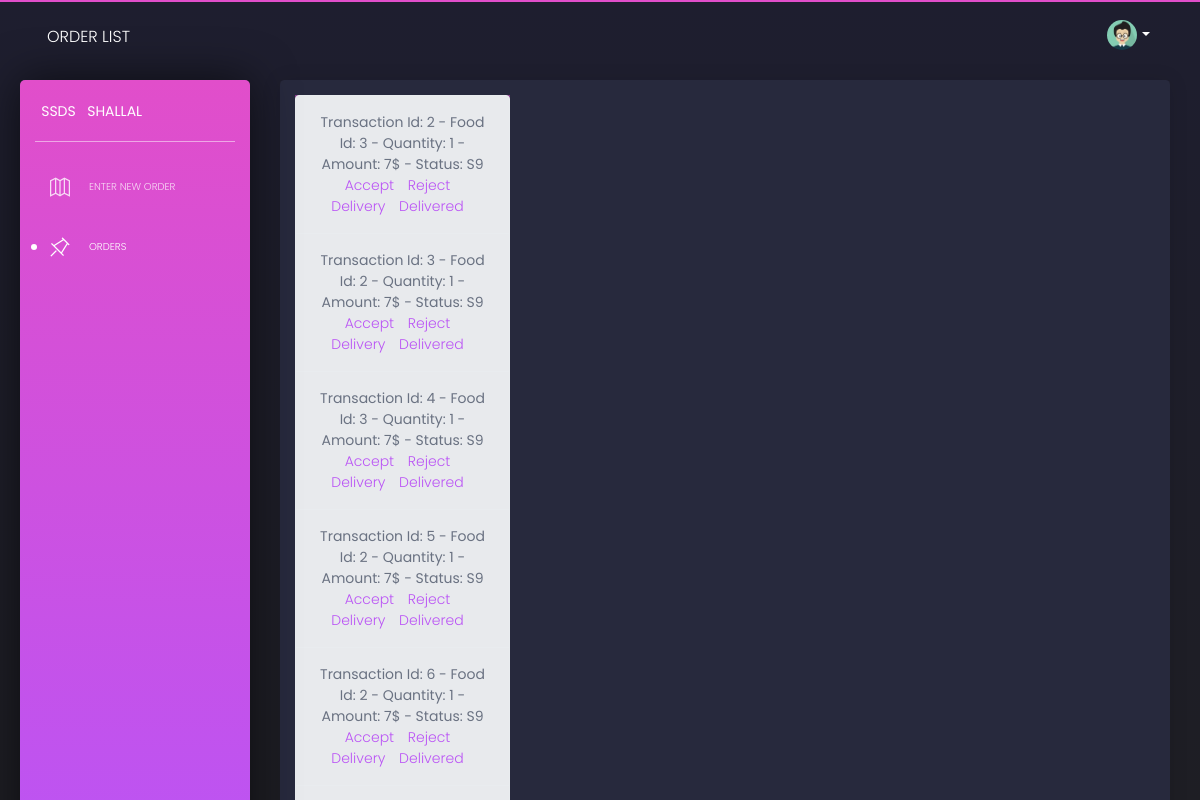
Screenshot of /cashier/orderList with the database file from the repository.
### database_setup.py (models this page shows)
class CustomerOrder(Base):
    __tablename__='customer_order'
    tid=Column(Integer,nullable=False,primary_key=True)
    fid=Column(Integer, ForeignKey("fooditem.fid"),nullable=False)
    qty=Column(Integer,nullable=False)
    amt=Column(Integer,nullable=False)
    stsid=Column(String(10), ForeignKey("status.stsid"),nullable=False)

### ssds.py (the view)
@app.route('/cashier/orderList',methods=['GET'])
def orderlist():
    orders=session.query(CustomerOrder).all()
    return render_template('orderList.html',customerOrders=orders)

### templates/orderList.html (shortened to what this page needs)
<html lang="en" class="perfect-scrollbar-on"><head>
  <link href="https://use.fontawesome.com/releases/v5.0.6/css/all.css" rel="stylesheet">
  <link href="/static/assets/css/nucleo-icons.css" rel="stylesheet">
  <link href="/static/assets/css/black-dashboard.css" rel="stylesheet">
  <link href="/static/assets/demo/demo.css" rel="stylesheet">
</head>
<body class="" cz-shortcut-listen="true">
  <div class="wrapper">
    <div class="sidebar">
      <div class="sidebar-wrapper ps">
        <div class="logo">
          <a href="javascript:void(0)" class="simple-text logo-mini">
            SSDS
          </a>
          <a href="javascript:void(0)" class="simple-text logo-normal">
            Shallal
          </a>
        </div>
        <ul class="nav">
            <li >
              <a href="/cashier/newOrder">
                <i class="tim-icons icon-map-big
  "></i>
                <p>Enter New Order</p>
              </a>
            </li>
            <li class="active">
              <a href="/cashier/orderList">
              <i class="tim-icons icon-pin"></i>
              <p>Orders</p>
            </a>
            </li>
          </ul>
      </div>
    </div>
    <div class="main-panel ps ps--active-y">
      <nav class="navbar navbar-expand-lg navbar-absolute navbar-transparent">
        <div class="container-fluid">
          <div class="navbar-wrapper">
            <a class="navbar-brand" href="javascript:void(0)">Order List</a>
          </div>
          <div class="collapse navbar-collapse" id="navigation">
            <ul class="navbar-nav ml-auto">
              <li class="dropdown nav-item">
                <a href="#" class="dropdown-toggle nav-link" data-toggle="dropdown">
                  <div class="photo">
                    <img src="/static/assets/img/anime3.png" alt="Profile Photo">
                  </div>
                  <b class="caret d-none d-lg-block d-xl-block"></b>
                </a>
              </li>
            </ul>
          </div>
        </div>
      </nav>
      <div class="content">
          <div class="card">
              <div class="card-body">
                  <div class="column">
                      <div class="col-3">
                        <div class="list-group row">
                          {% for order in customerOrders %}
                          <div class="list-group-item list-group-item-action list-group-item-light text-center" style="width:1000px padding-right:20px">
                            Transaction Id: {{order.tid}} -  Food Id: {{order.fid}} - Quantity: {{order.qty}} - Amount: {{order.amt}}$ - Status: {{order.stsid}}
                              <br>
                              <a style="padding-right:10px" href="{{url_for('acceptOrder',tid=order.tid)}}" name ="order" value="accept" formmethod="post">Accept</a>
                               <a style="padding-right:10px" href="{{url_for('rejectOrder',tid= order.tid)}}" name ="order" value="reject" formmethod="post">Reject</a>
                               <a style="padding-right:10px" href="{{url_for('deliveryOrder',tid= order.tid)}}" name ="order" value="delivery" formmethod="post">Delivery</a>
                               <a style="padding-right:10px" href="{{url_for('deliveredOrder',tid= order.tid)}}" name ="order" value="delivered" formmethod="post">Delivered</a>
                                </div>
                          {% endfor %}
                      </div>
                      </div>
              </div>
            </div>
          </div>
</div></div></div></body></html>

### rows the page displays
CustomerOrder: tid "2", fid "3", qty "1", amt "7", stsid "S9"
CustomerOrder: tid "3", fid "2", qty "1", amt "7", stsid "S9"
CustomerOrder: tid "4", fid "3", qty "1", amt "7", stsid "S9"
CustomerOrder: tid "5", fid "2", qty "1", amt "7", stsid "S9"
CustomerOrder: tid "6", fid "2", qty "1", amt "7", stsid "S9"
